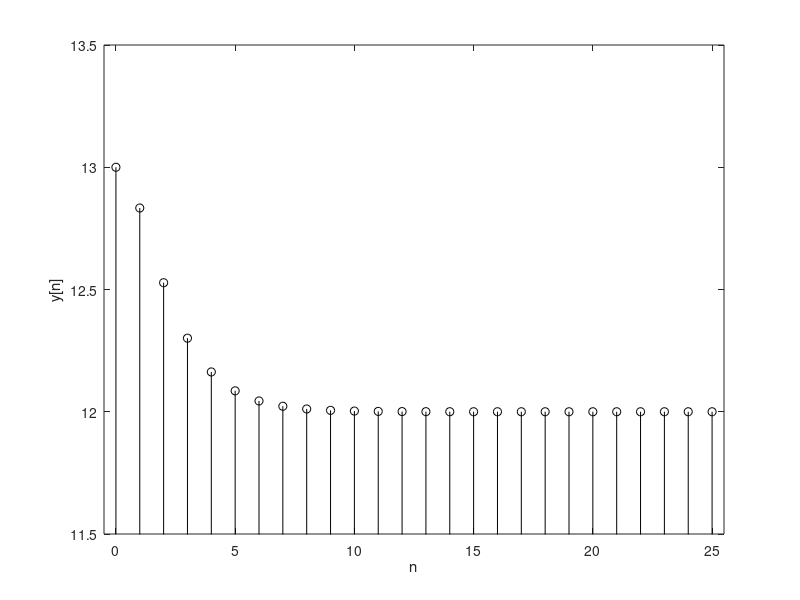

Source code (MATLAB):
A = [0 1; -1/6 5/6]; B = [0; 1]; C = [-1 5]; D = 0;
sys = ss(A,B,C,D,-1); % Modelo em tempo discreto do espaço de estados
N = 25; x = ones(1,N+1); n = (0:N); q0 = [2;3];
[y,q] = lsim(sys,x,n,q0); % Saída simulada e vetor de estados
clf; stem(n,y,'k'); xlabel('n'); ylabel('y[n]'); axis([-.5 25.5 11.5 13.5]);